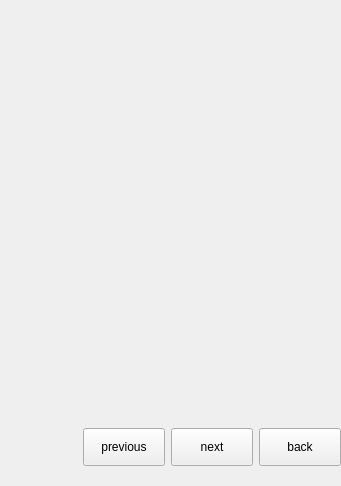
<?xml version="1.0" encoding="UTF-8"?>
<ui version="4.0">
 <class>ImageViewer</class>
 <widget class="QWidget" name="ImageViewer">
  <property name="geometry">
   <rect>
    <x>0</x>
    <y>0</y>
    <width>341</width>
    <height>486</height>
   </rect>
  </property>
  <property name="windowTitle">
   <string>Form</string>
  </property>
  <layout class="QVBoxLayout" name="verticalLayout">
   <property name="leftMargin">
    <number>0</number>
   </property>
   <property name="topMargin">
    <number>0</number>
   </property>
   <property name="rightMargin">
    <number>0</number>
   </property>
   <property name="bottomMargin">
    <number>10</number>
   </property>
   <item>
    <widget class="QWidget" name="imageWidget" native="true">
     <layout class="QGridLayout" name="gridLayout">
      <property name="leftMargin">
       <number>0</number>
      </property>
      <property name="topMargin">
       <number>0</number>
      </property>
      <property name="rightMargin">
       <number>0</number>
      </property>
      <property name="bottomMargin">
       <number>0</number>
      </property>
      <item row="0" column="1">
       <spacer name="verticalSpacer">
        <property name="orientation">
         <enum>Qt::Vertical</enum>
        </property>
        <property name="sizeHint" stdset="0">
         <size>
          <width>20</width>
          <height>178</height>
         </size>
        </property>
       </spacer>
      </item>
      <item row="1" column="0">
       <spacer name="horizontalSpacer_6">
        <property name="orientation">
         <enum>Qt::Horizontal</enum>
        </property>
        <property name="sizeHint" stdset="0">
         <size>
          <width>129</width>
          <height>20</height>
         </size>
        </property>
       </spacer>
      </item>
      <item row="1" column="1">
       <widget class="QLabel" name="imageLabel">
        <property name="minimumSize">
         <size>
          <width>64</width>
          <height>64</height>
         </size>
        </property>
        <property name="text">
         <string/>
        </property>
       </widget>
      </item>
      <item row="1" column="2">
       <spacer name="horizontalSpacer_5">
        <property name="orientation">
         <enum>Qt::Horizontal</enum>
        </property>
        <property name="sizeHint" stdset="0">
         <size>
          <width>128</width>
          <height>20</height>
         </size>
        </property>
       </spacer>
      </item>
      <item row="2" column="1">
       <spacer name="verticalSpacer_2">
        <property name="orientation">
         <enum>Qt::Vertical</enum>
        </property>
        <property name="sizeHint" stdset="0">
         <size>
          <width>20</width>
          <height>177</height>
         </size>
        </property>
       </spacer>
      </item>
     </layout>
    </widget>
   </item>
   <item>
    <widget class="QWidget" name="controlWidget" native="true">
     <property name="minimumSize">
      <size>
       <width>80</width>
       <height>30</height>
      </size>
     </property>
     <property name="maximumSize">
      <size>
       <width>16777215</width>
       <height>50</height>
      </size>
     </property>
     <property name="styleSheet">
      <string notr="true">QWidget  {
	min-width:80px;
	min-height:30px;
}</string>
     </property>
     <layout class="QHBoxLayout" name="horizontalLayout">
      <property name="leftMargin">
       <number>0</number>
      </property>
      <property name="topMargin">
       <number>0</number>
      </property>
      <property name="rightMargin">
       <number>0</number>
      </property>
      <property name="bottomMargin">
       <number>10</number>
      </property>
      <item>
       <spacer name="horizontalSpacer_2">
        <property name="orientation">
         <enum>Qt::Horizontal</enum>
        </property>
        <property name="sizeHint" stdset="0">
         <size>
          <width>219</width>
          <height>20</height>
         </size>
        </property>
       </spacer>
      </item>
      <item>
       <widget class="QPushButton" name="previosBtn">
        <property name="minimumSize">
         <size>
          <width>82</width>
          <height>32</height>
         </size>
        </property>
        <property name="text">
         <string>previous</string>
        </property>
       </widget>
      </item>
      <item>
       <spacer name="horizontalSpacer_4">
        <property name="orientation">
         <enum>Qt::Horizontal</enum>
        </property>
        <property name="sizeHint" stdset="0">
         <size>
          <width>40</width>
          <height>20</height>
         </size>
        </property>
       </spacer>
      </item>
      <item>
       <widget class="QPushButton" name="nextBtn">
        <property name="minimumSize">
         <size>
          <width>82</width>
          <height>32</height>
         </size>
        </property>
        <property name="text">
         <string>next</string>
        </property>
       </widget>
      </item>
      <item>
       <spacer name="horizontalSpacer_3">
        <property name="orientation">
         <enum>Qt::Horizontal</enum>
        </property>
        <property name="sizeHint" stdset="0">
         <size>
          <width>40</width>
          <height>20</height>
         </size>
        </property>
       </spacer>
      </item>
      <item>
       <widget class="QPushButton" name="backBtn">
        <property name="minimumSize">
         <size>
          <width>82</width>
          <height>32</height>
         </size>
        </property>
        <property name="text">
         <string>back</string>
        </property>
       </widget>
      </item>
      <item>
       <spacer name="horizontalSpacer">
        <property name="orientation">
         <enum>Qt::Horizontal</enum>
        </property>
        <property name="sizeHint" stdset="0">
         <size>
          <width>40</width>
          <height>20</height>
         </size>
        </property>
       </spacer>
      </item>
     </layout>
    </widget>
   </item>
  </layout>
 </widget>
 <resources/>
 <connections/>
</ui>
